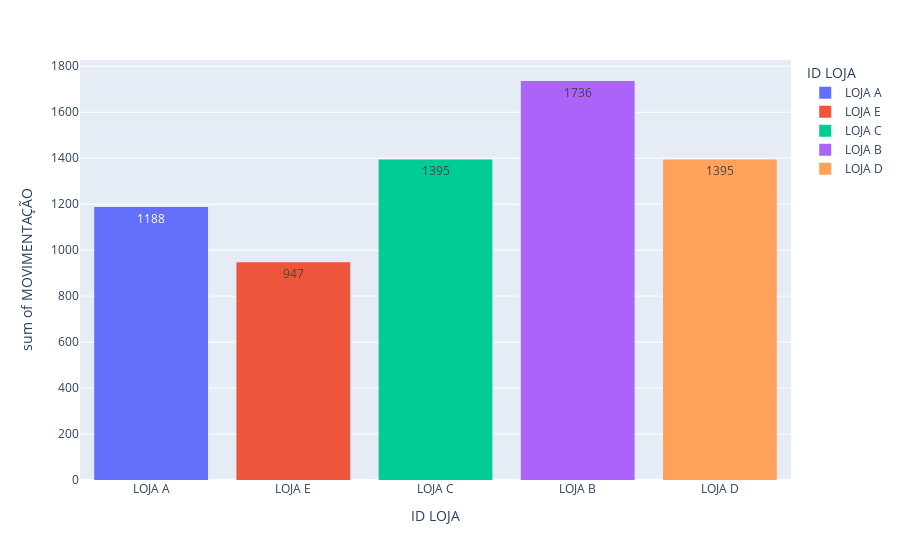

This figure's notebook cell:
### Code cell
# Estoque por Loja
px.histogram(dados,x="ID LOJA",y="MOVIMENTAÇÃO",text_auto=True,color="ID LOJA")

### Figure 1 — Plotly figure (JSON) as saved in the notebook; plotly's stock layout.template omitted (floating-point values rounded to 4 significant figures; data arrays with more than 128 entries replaced by an {"elided": "..."} marker saying what was removed)
{"data": [{"alignmentgroup": "True", "bingroup": "x", "histfunc": "sum", "hovertemplate": "ID LOJA=%{x}<br>sum of MOVIMENTAÇÃO=%{y}<extra></extra>", "legendgroup": "LOJA A", "marker": {"color": "#636efa", "pattern": {"shape": ""}}, "name": "LOJA A", "offsetgroup": "LOJA A", "orientation": "v", "showlegend": true, "texttemplate": "%{value}", "type": "histogram", "x": {"elided": "2809 str values"}, "xaxis": "x", "y": {"elided": "2809 int values"}, "yaxis": "y"}, {"alignmentgroup": "True", "bingroup": "x", "histfunc": "sum", "hovertemplate": "ID LOJA=%{x}<br>sum of MOVIMENTAÇÃO=%{y}<extra></extra>", "legendgroup": "LOJA E", "marker": {"color": "#EF553B", "pattern": {"shape": ""}}, "name": "LOJA E", "offsetgroup": "LOJA E", "orientation": "v", "showlegend": true, "texttemplate": "%{value}", "type": "histogram", "x": {"elided": "1480 str values"}, "xaxis": "x", "y": {"elided": "1480 int values"}, "yaxis": "y"}, {"alignmentgroup": "True", "bingroup": "x", "histfunc": "sum", "hovertemplate": "ID LOJA=%{x}<br>sum of MOVIMENTAÇÃO=%{y}<extra></extra>", "legendgroup": "LOJA C", "marker": {"color": "#00cc96", "pattern": {"shape": ""}}, "name": "LOJA C", "offsetgroup": "LOJA C", "orientation": "v", "showlegend": true, "texttemplate": "%{value}", "type": "histogram", "x": {"elided": "3766 str values"}, "xaxis": "x", "y": {"elided": "3766 int values"}, "yaxis": "y"}, {"alignmentgroup": "True", "bingroup": "x", "histfunc": "sum", "hovertemplate": "ID LOJA=%{x}<br>sum of MOVIMENTAÇÃO=%{y}<extra></extra>", "legendgroup": "LOJA B", "marker": {"color": "#ab63fa", "pattern": {"shape": ""}}, "name": "LOJA B", "offsetgroup": "LOJA B", "orientation": "v", "showlegend": true, "texttemplate": "%{value}", "type": "histogram", "x": {"elided": "4348 str values"}, "xaxis": "x", "y": {"elided": "4348 int values"}, "yaxis": "y"}, {"alignmentgroup": "True", "bingroup": "x", "histfunc": "sum", "hovertemplate": "ID LOJA=%{x}<br>sum of MOVIMENTAÇÃO=%{y}<extra></extra>", "legendgroup": "LOJA D", "marker": {"color": "#FFA15A", "pattern": {"shape": ""}}, "name": "LOJA D", "offsetgroup": "LOJA D", "orientation": "v", "showlegend": true, "texttemplate": "%{value}", "type": "histogram", "x": {"elided": "2597 str values"}, "xaxis": "x", "y": {"elided": "2597 int values"}, "yaxis": "y"}], "layout": {"autosize": true, "barmode": "relative", "legend": {"title": {"text": "ID LOJA"}, "tracegroupgap": 0}, "margin": {"t": 60}, "xaxis": {"anchor": "y", "autorange": true, "categoryarray": ["LOJA A", "LOJA E", "LOJA C", "LOJA B", "LOJA D"], "categoryorder": "array", "domain": [0, 1], "range": [-0.5, 4.5], "title": {"text": "ID LOJA"}, "type": "category"}, "yaxis": {"anchor": "x", "autorange": true, "domain": [0, 1], "range": [0, 1827.0], "title": {"text": "sum of MOVIMENTAÇÃO"}, "type": "linear"}}}
